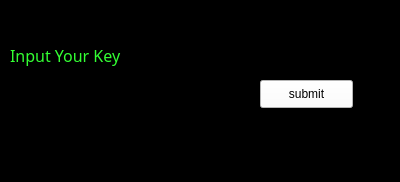
<?xml version="1.0" encoding="UTF-8"?>
<ui version="4.0">
 <class>Form</class>
 <widget class="QWidget" name="Form">
  <property name="geometry">
   <rect>
    <x>0</x>
    <y>0</y>
    <width>400</width>
    <height>182</height>
   </rect>
  </property>
  <property name="windowTitle">
   <string>Form</string>
  </property>
  <property name="styleSheet">
   <string notr="true">background-color:rgb(0, 0, 0);</string>
  </property>
  <widget class="QTextEdit" name="textEdit">
   <property name="geometry">
    <rect>
     <x>10</x>
     <y>80</y>
     <width>241</width>
     <height>31</height>
    </rect>
   </property>
   <property name="styleSheet">
    <string notr="true">QPushButton {
        background-color: white;  /* 배경색 흰색 */
        color: black;             /* 글자색 검정 */
}</string>
   </property>
  </widget>
  <widget class="QPushButton" name="butn">
   <property name="geometry">
    <rect>
     <x>260</x>
     <y>80</y>
     <width>93</width>
     <height>28</height>
    </rect>
   </property>
   <property name="styleSheet">
    <string notr="true">QPushButton {
        background-color: white;  /* 배경색 흰색 */
        color: black;             /* 글자색 검정 */
    }
    QPushButton:hover {
        background-color: #f9f9f9;  /* 마우스 올릴 때 연한 회색 */
    }
    QPushButton:pressed {
        background-color: #e6e6e6;  /* 눌렀을 때 더 진한 회색 */
    }</string>
   </property>
   <property name="text">
    <string>submit</string>
   </property>
  </widget>
  <widget class="QLabel" name="label">
   <property name="geometry">
    <rect>
     <x>10</x>
     <y>40</y>
     <width>131</width>
     <height>31</height>
    </rect>
   </property>
   <property name="font">
    <font>
     <family>Bahnschrift</family>
     <pointsize>12</pointsize>
    </font>
   </property>
   <property name="styleSheet">
    <string notr="true">QLabel {
    background-color: black;
    color: #33FF33;
}
</string>
   </property>
   <property name="text">
    <string>Input Your Key</string>
   </property>
  </widget>
  <widget class="QLineEdit" name="lineEdit">
   <property name="geometry">
    <rect>
     <x>10</x>
     <y>80</y>
     <width>241</width>
     <height>31</height>
    </rect>
   </property>
  </widget>
 </widget>
 <resources/>
 <connections/>
</ui>
